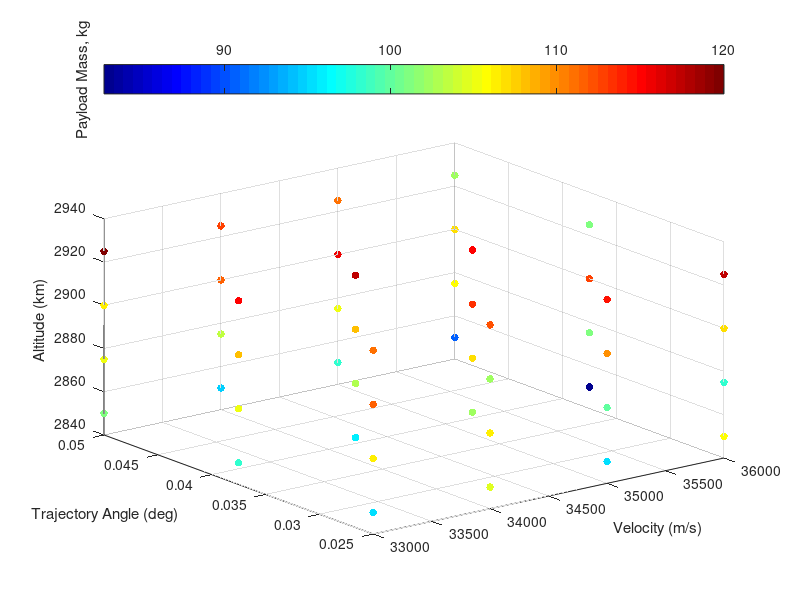

Write the MATLAB code that produced this figure. (Note: this script raises an error after producing the figure.)
% visualising third stage cost results
% clear all
ThirdStageData = sortrows(dlmread('thirdstageforvis.dat'));
Atmosphere = dlmread('atmosphere.txt');
% map = [0, 0, 0
%     0, 0, 0
%     .0, 0, 0
%     .2, 0, 0
%     .6, 0, 0.0
%     1.0, 0, 0];
% colormap(map)




colormap jet
scatter3(ThirdStageData(:,3),ThirdStageData(:,4),ThirdStageData(:,5),30,ThirdStageData(:,6), 'filled')

ylabel('Trajectory Angle (deg)')
xlabel('Velocity (m/s)')
zlabel('Altitude (km)')
c=colorbar('northoutside');
ylabel(c,'Payload Mass, kg')



[VGrid,thetaGrid,vGrid] = ndgrid(33000:1000:36000,[0.025 0.0375 0.05],[2825:25:2925]);

PayloadDataInterp = scatteredInterpolant(ThirdStageData(:,3),ThirdStageData(:,4),ThirdStageData(:,5),ThirdStageData(:,6));
PayloadData = PayloadDataInterp(VGrid,thetaGrid,vGrid);
global PayloadGrid
PayloadGrid = griddedInterpolant(VGrid,thetaGrid,vGrid,PayloadData,'spline','linear');


% [meshAlt,meshAngle,meshVel] = meshgrid(unique(ThirdStageData(:,3)),unique(ThirdStageData(:,4)),unique(ThirdStageData(:,5)));
% meshPayload = permute(reshape(ThirdStageData(:,6),[length(unique(ThirdStageData(:,5))),length(unique(ThirdStageData(:,4))),length(unique(ThirdStageData(:,3)))]),[2 3 1]);
 figure(200)

colormap(gray)
C = contourf(rad2deg(thetaGrid(:,:,2)),VGrid(:,:,2)/1000,PayloadData(:,:,4),21)
% C = contourf(rad2deg(meshAngle(:,:,2)),meshAlt(:,:,2)/1000,meshPayload(:,:,3),12)
% C = contourf(rad2deg(meshAngle),meshAlt/1000,meshPayload,13)

xlabel('Release Angle (deg)')
ylabel('Altitude (km)')
% title('2750 m/s')
% ylim([30 40])
c = colorbar;
c.Label.String = 'Payload (kg)';

% slice(threeDMAT,[1,3,5],[],[])
% colormap hsv


% contourslice(threeDMAT,[1,3,6],[],[],10)


% 
% % getting maximum values
% [max1,ind1] = max(threeDMAT,[],3);
% 
% [max2,ind2] = max(max1,[],2);
% 
% ind  = [ind1(ind2),ind2] % this really doesnt tell me much, as it wants very high altitude all the time
% 
% 
% 
% 
% 
% % plotting density
% 
% 
% figure(4)
% plot(Atmosphere(:,1)/1000,  Atmosphere(:,4)),'Color','k','LineWidth',0.8;
% xlim([20,40])
% 
% xlabel('Altitude (km)')
% ylabel('Density (kg/m^3)')
% 
% 
% figure(5)
% 
% [meshAngle2,meshVel2,meshAlt2] = meshgrid(Angle,Vel,Alt);
% 
% colormap(gray)
% 
% colormap(flipud(colormap))
% hx = slice(meshAngle2,meshVel2,meshAlt2./1000,threeDMAT,[],[2600:100:3000],[])
% 
% % [Xq,Yq,Zq] = meshgrid([0:.5:5],[2600:100:3000],[20000:500:40000]);
% % threeDMATint = interp3(meshAngle2,meshVel2,meshAlt2,threeDMAT,Xq,Yq,Zq);
% % hx = slice(Xq,Yq,Zq/1000,threeDMATint,[],[2600:100:3000],[]);
% 
% caxis([220 340]) 
% c=colorbar('northoutside')
% c.LimitsMode = 'manual'
% c.Limits = [180 320]
% 
% set(hx, 'EdgeColor', 'none');
% 
% % set(hx, 'FaceColor', 'interp'); % use this to smooth
% set(hx, 'FaceColor', 'flat');
% 
% xlabel('Trajectory Angle (deg)','FontSize',17)
% ylabel('Velocity (m/s)','FontSize',17)
% zlabel('Altitude (km)','FontSize',17)
% ylabel(c,'Payload Mass, kg','FontSize',17)
